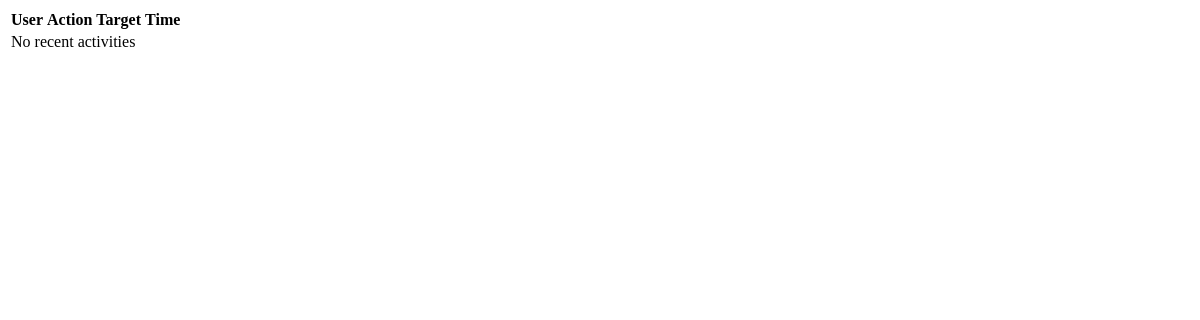
The page /dashboard/recent-activities (signed in) on the database as committed earlier.
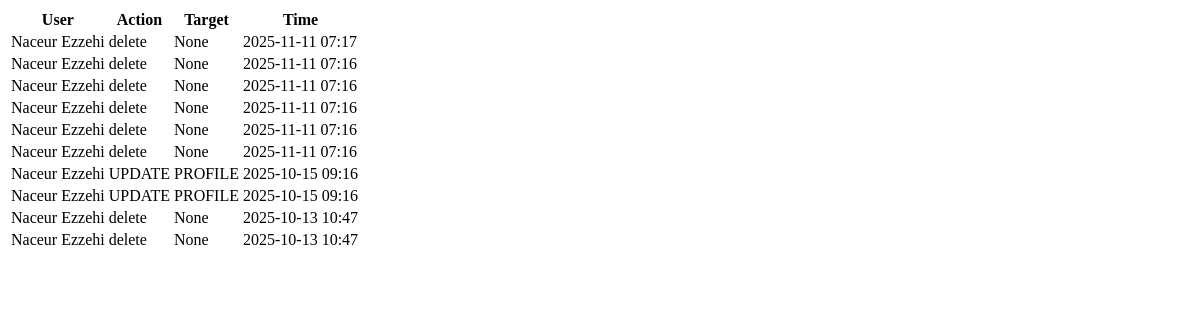
The same page on the database as committed later.
### core/models.py (models this page shows, shortened)
class ActivityLog(db.Model):
    __tablename__ = 'activity_log'
    id = db.Column(db.Integer, primary_key=True)
    user_id = db.Column(db.Integer, db.ForeignKey('users.id'))
    action = db.Column(db.String(100))
    target = db.Column(db.String(100))
    details = db.Column(db.Text, nullable=True)  # added to prevent keyword errors
    timestamp = db.Column(db.DateTime, default=datetime.utcnow)
    user = db.relationship('User', back_populates='activities')

class User(db.Model, UserMixin):
    __tablename__ = 'users'
    id = db.Column(db.Integer, primary_key=True)
    email = db.Column(db.String(120), unique=True, nullable=False, index=True)
    password_hash = db.Column(db.String(200), nullable=False)
    name = db.Column(db.String(100), nullable=False)
    role = db.Column(db.String(50), nullable=False)  # General Director, IT Manager, etc.
    avatar = db.Column(db.String(255), nullable=True)
    access_code = db.Column(db.String(20), unique=True, nullable=False)
    phone = db.Column(db.String(20), nullable=True)
    position = db.Column(db.String(100), nullable=True)
    created_at = db.Column(db.DateTime, default=datetime.utcnow)
    last_login = db.Column(db.DateTime)
    login_count = db.Column(db.Integer, default=0)
    is_active = db.Column(db.Boolean, default=True, nullable=False)
    documents = db.relationship('UserDocument', back_populates='user', cascade="all, delete-orphan")
    folders_created = db.relationship('Folder', back_populates='creator', cascade="all, delete-orphan")
    activities = db.relationship('ActivityLog', back_populates='user', cascade="all, delete-orphan")
    leave_requests = db.relationship('LeaveRequest', back_populates='requester', foreign_keys='LeaveRequest.user_id')
    approved_requests = db.relationship('LeaveRequest', back_populates='approver', foreign_keys='LeaveRequest.approver_id')
    @property
    def is_authenticated(self):
        return True

### modules/dashboard/routes.py (the view)
@dashboard_bp.route('/recent-activities')
@login_required
@permission_required(Permission.VIEW)
def recent_activities():
    activities = ActivityLog.query.order_by(ActivityLog.timestamp.desc()).limit(10).all()
    return render_template('dashboard/partials/recent_activities.html', activities=activities)

### app.py (called while the page is built)
@login_manager.user_loader
def load_user(user_id):
    from core.models import User
    return db.session.get(User, int(user_id))

@app.before_request
def make_session_permanent():
    session.permanent = True

### core/permissions.py (called while the page is built)
    @classmethod
    def check(cls, role, permission):
        return cls.ROLE_PERMISSIONS.get(role.lower(), 0) & permission == permission

### templates/dashboard/partials/recent_activities.html
<div class="recent-activities">
    <div class="table-responsive">
        <table class="table table-hover">
            <thead class="thead-light">
                <tr>
                    <th>User</th>
                    <th>Action</th>
                    <th>Target</th>
                    <th>Time</th>
                </tr>
            </thead>
            <tbody>
                {% for activity in activities %}
                <tr>
                    <td>{{ activity.user.name }}</td>
                    <td>{{ activity.action }}</td>
                    <td>{{ activity.target }}</td>
                    <td>{{ activity.timestamp.strftime('%Y-%m-%d %H:%M') }}</td>
                </tr>
                {% else %}
                <tr>
                    <td colspan="4" class="text-center">No recent activities</td>
                </tr>
                {% endfor %}
            </tbody>
        </table>
    </div>
</div>

Rows that differ between the two databases and show on the page:
added ActivityLog: user.name "Naceur Ezzehi", action "delete", target "None", timestamp "2025-11-11 07:17"
added ActivityLog: user.name "Naceur Ezzehi", action "delete", target "None", timestamp "2025-11-11 07:16"
added ActivityLog: user.name "Naceur Ezzehi", action "delete", target "None", timestamp "2025-11-11 07:16"
added ActivityLog: user.name "Naceur Ezzehi", action "delete", target "None", timestamp "2025-11-11 07:16"
added ActivityLog: user.name "Naceur Ezzehi", action "delete", target "None", timestamp "2025-11-11 07:16"
added ActivityLog: user.name "Naceur Ezzehi", action "delete", target "None", timestamp "2025-11-11 07:16"
added ActivityLog: user.name "Naceur Ezzehi", action "UPDATE", target "PROFILE", timestamp "2025-10-15 09:16"
added ActivityLog: user.name "Naceur Ezzehi", action "UPDATE", target "PROFILE", timestamp "2025-10-15 09:16"
added ActivityLog: user.name "Naceur Ezzehi", action "delete", target "None", timestamp "2025-10-13 10:47"
added ActivityLog: user.name "Naceur Ezzehi", action "delete", target "None", timestamp "2025-10-13 10:47"
Other text that changed with them:
text no longer shown: "No recent activities"
